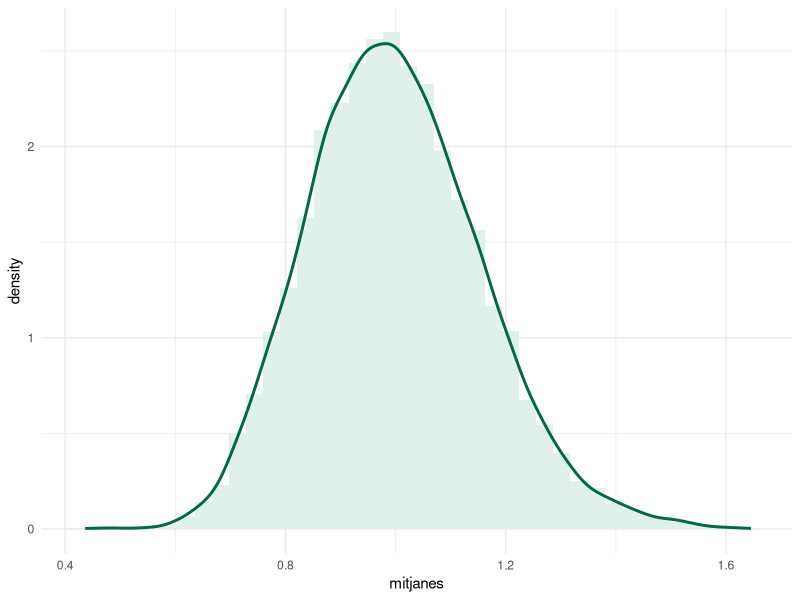

Write R code to recreate this figure. (Note: this script raises an error after producing the figure.)
## ---- chunk 1
#| include: false
library(tidyverse)
has_pkg <- function(p) requireNamespace(p, quietly = TRUE)
set.seed(2026)
## ---- chunk 2
mu <- 45 * 50
sigma <- sqrt(45 * 4^2)
1 - pnorm(2300, mean = mu, sd = sigma)
## ---- chunk 3
set.seed(123)
B <- 10000
n <- 40
mitjanes <- replicate(B, mean(rexp(n, rate = 1)))

tibble(mitjanes) |>
  ggplot(aes(mitjanes)) +
  geom_histogram(aes(y = after_stat(density)), bins = 40, fill = "#E0F1EC") +
  geom_density(linewidth = 1, color = "#006747") +
  theme_minimal()
## ---- chunk 4
sim_mitjana <- function(n, B = 5000) replicate(B, mean(rexp(n, rate = 1)))

sd(sim_mitjana(5))
sd(sim_mitjana(50))
## ---- chunk 5
set.seed(1)
ns <- c(10, 20, 40, 80)
sds <- sapply(ns, function(n) sd(sim_mitjana(n)))

tibble(n = ns, sd_simulada = sds, sd_teorica = 1 / sqrt(ns))
## ---- chunk 6
set.seed(3)
p <- 0.02; n <- 10000
phat_sim <- replicate(3000, mean(rbinom(n, 1, p)))
c(mitjana = mean(phat_sim), sd_simulada = sd(phat_sim), sd_teorica = sqrt(p * (1 - p) / n))
## ---- chunk 7
#| eval: !expr has_pkg("furrr")
library(future)
library(furrr)
plan(multisession, workers = 4)

simula <- function(n) mean(rexp(n, rate = 1))
mitjanes <- future_map_dbl(1:10000, ~ simula(100))

mean(mitjanes)
sd(mitjanes)
